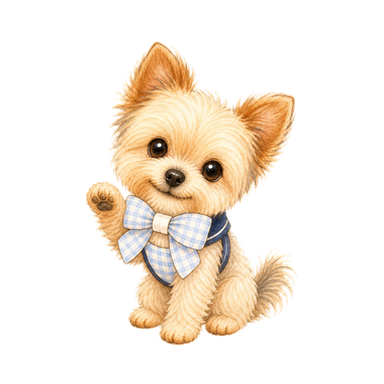
#> input picture pet_assets/my-pet/breakPrompt.png, 384 x 384 px
$ python build-motion-cycles.py walking ../pet_assets/my-pet/breakPrompt.png out.png
#> lines starting #> are read from the running program, lines starting #| are printed output that depends on the picture; after the words box and inside, x2 and y2 are one past the last pixel; in counts of white or black regions, pixels touching at a corner belong together
#!/usr/bin/env python3
"""Turn generated 3x2 pose sheets into aligned, transparent Domi APNG cycles."""

from __future__ import annotations

import argparse
from collections import deque
from pathlib import Path

import numpy as np
from PIL import Image


CANVAS_SIZE = 384
GRID_COLUMNS = 3
GRID_ROWS = 2


def clean_existing_alpha(image: Image.Image) -> Image.Image:
    rgba = np.asarray(image.convert("RGBA")).copy()
    source_alpha = rgba[:, :, 3].astype(np.float32)
    # ImageGen occasionally stores the transparent backdrop at alpha 0-4 and
    # the subject at 251-254. Expand those two clusters to a clean full range.
    rgba[:, :, 3] = np.clip((source_alpha - 12) * 1.2, 0, 255).astype(np.uint8)
    rgba[rgba[:, :, 3] == 0, :3] = 0
    return Image.fromarray(rgba, "RGBA")


# [41 lines left out: functions connected_checkerboard_mask, remove_checkerboard, not called in this run]


def clean_sheet(image: Image.Image) -> Image.Image:
    if image.mode == "RGBA" and image.getchannel("A").getextrema()[0] < 16:
        return clean_existing_alpha(image)
    return remove_checkerboard(image)


def extract_cells(sheet: Image.Image) -> list[Image.Image]:
    cell_width = sheet.width // GRID_COLUMNS
    cell_height = sheet.height // GRID_ROWS
    cells: list[Image.Image] = []
    for row in range(GRID_ROWS):
        for column in range(GRID_COLUMNS):
            cell = sheet.crop(
                (
                    column * cell_width,
                    row * cell_height,
                    (column + 1) * cell_width,
                    (row + 1) * cell_height,
                )
            )
            bbox = cell.getchannel("A").getbbox()
            if bbox is None:
                raise ValueError(f"empty sprite cell at row {row + 1}, column {column + 1}")
            cells.append(cell.crop(bbox))
    return cells


def aligned_frames(cells: list[Image.Image], mode: str) -> list[Image.Image]:
    maximum_width = max(cell.width for cell in cells)
    maximum_height = max(cell.height for cell in cells)
    target_width = 334 if mode == "walking" else 344
    target_height = 300
    scale = min(target_width / maximum_width, target_height / maximum_height)
    baselines = (
        [346, 341, 335, 346, 341, 348]
        if mode == "walking"
        else [348, 329, 304, 292, 317, 345]
    )
    frames: list[Image.Image] = []
    for cell, baseline in zip(cells, baselines, strict=True):
        resized = cell.resize(
            (max(1, round(cell.width * scale)), max(1, round(cell.height * scale))),
            Image.Resampling.LANCZOS,
        )
        frame = Image.new("RGBA", (CANVAS_SIZE, CANVAS_SIZE), (0, 0, 0, 0))
        x = round((CANVAS_SIZE - resized.width) / 2)
        y = round(baseline - resized.height)
        frame.alpha_composite(resized, (x, y))
        frames.append(frame)
    return frames


def save_cycle(frames: list[Image.Image], output: Path, mode: str) -> None:
    duration = 92 if mode == "walking" else 68
    output.parent.mkdir(parents=True, exist_ok=True)
    frames[0].save(
        output,
        format="PNG",
        save_all=True,
        append_images=frames[1:],
        duration=duration,
        loop=0,
        disposal=1,
        blend=0,
        optimize=False,
    )


def main() -> None:
    parser = argparse.ArgumentParser()
    parser.add_argument("mode", choices=("walking", "running"))
    parser.add_argument("source", type=Path)
    parser.add_argument("output", type=Path)
    parser.add_argument("--frames-dir", type=Path)
    parser.add_argument("--clean-sheet", type=Path)
    args = parser.parse_args()

    sheet = clean_sheet(Image.open(args.source))
#> in clean_existing_alpha, rgba is the input picture: shape (384, 384, 4); mean R, G, B, A 64.1, 54.4, 42.9, 66.9
#> in clean_existing_alpha, `source_alpha = rgba[:, :, 3].astype(np.float32)`:
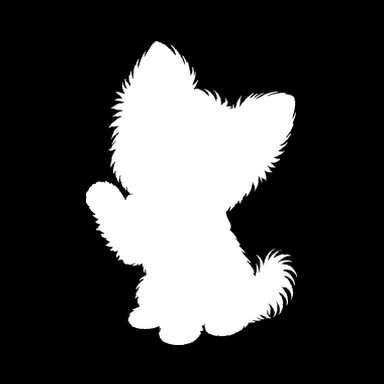
#> source_alpha: shape (384, 384) float32; min 0, max 255, mean 66.9
#> in clean_existing_alpha, `rgba[:, :, 3] = np.clip((source_alpha - 12) * 1.2, 0, 255).astype(np.u..`: rgba: shape (384, 384, 4); 4.13% of pixels changed, all inside (x1, y1, x2, y2) = (86, 41, 297, 345)
#> in clean_existing_alpha, `rgba[rgba[:, :, 3] == 0, :3] = 0`: rgba: shape (384, 384, 4); mean R, G, B, A 61.3, 51.9, 40.6, 67.1
    if args.clean_sheet:
        args.clean_sheet.parent.mkdir(parents=True, exist_ok=True)
        sheet.save(args.clean_sheet)

    frames = aligned_frames(extract_cells(sheet), args.mode)
#> after the loop in extract_cells, `for row in range(GRID_ROWS):`:
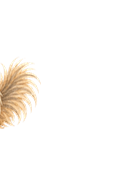
#> cell: PIL image 128x192 RGBA; mean R, G, B, A 18.8, 16.3, 13.3, 18.4; transparent parts drawn white
#> after the loop in extract_cells, `for row in range(GRID_ROWS):`: cells = 6 items
#> in aligned_frames, `maximum_width = max(cell.width for cell in cells)`: maximum_width = 128
#> in aligned_frames, `maximum_height = max(cell.height for cell in cells)`: maximum_height = 153
#> in aligned_frames, `scale = min(target_width / maximum_width, target_height / maximum_heig..`: scale = 1.96
#> the loop in aligned_frames, `for cell, baseline in zip(cells, baselines, strict=True):` made 6 passes
#> (baseline, x, y) on passes 1 to 6: (346, 152, 122), (341, 66, 45), (335, 153, 139), (346, 151, 93), (341, 66, 41), (348, 152, 203)
#> pass 1, in aligned_frames, `resized = cell.resize( (max(1, round(cell.width * scale)), max(1, roun..`:
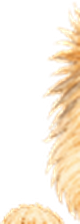
#> resized: PIL image 80x224 RGBA; mean R, G, B, A 100.5, 88.6, 72.2, 82.5; transparent parts drawn white
#> pass 3, in aligned_frames, `resized = cell.resize( (max(1, round(cell.width * scale)), max(1, roun..`:
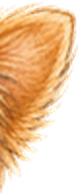
#> resized: PIL image 78x196 RGBA; mean R, G, B, A 163.3, 123.6, 83, 159.3; transparent parts drawn white
#> after the loop in aligned_frames, `for cell, baseline in zip(cells, baselines, strict=True):`:
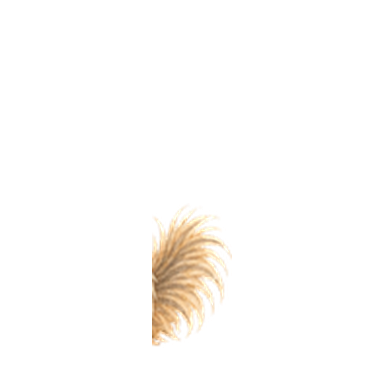
#> frame: PIL image 384x384 RGBA; mean R, G, B, A 13.5, 11.8, 9.7, 11.7; transparent parts drawn white
#> after the loop in aligned_frames, `for cell, baseline in zip(cells, baselines, strict=True):`:
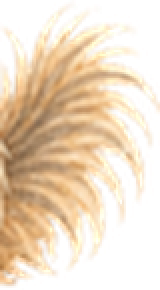
#> resized: PIL image 80x145 RGBA (shown 2 times larger); mean R, G, B, A 171.4, 149.7, 123.8, 149.3; transparent parts drawn white
#> after the loop in aligned_frames, `for cell, baseline in zip(cells, baselines, strict=True):`: frames = 6 items
#> frames = 6 items
    if args.frames_dir:
        args.frames_dir.mkdir(parents=True, exist_ok=True)
        for index, frame in enumerate(frames, start=1):
            frame.save(args.frames_dir / f"frame-{index:02d}.png")
    save_cycle(frames, args.output, args.mode)
#> in save_cycle, `frames[0].save( output, format="PNG", save_all=True, append_images=fra..`:
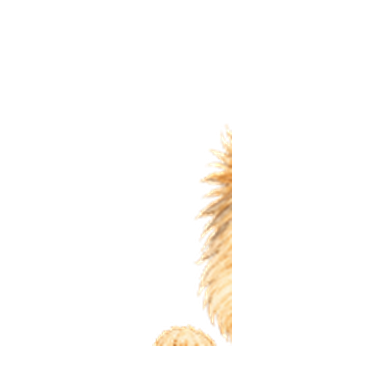
#> saved as out.png: PIL image 384x384 RGBA; mean R, G, B, A 12.2, 10.8, 8.8, 10; transparent parts drawn white


if __name__ == "__main__":
    main()

$ run again, on pet_assets/my-pet/hydrationPrompt.png
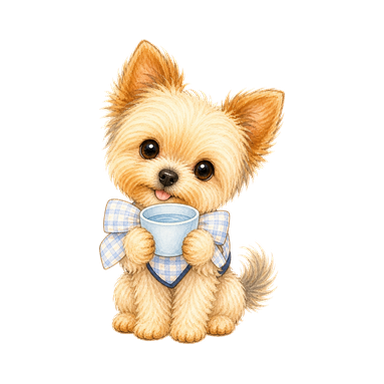
#> input picture pet_assets/my-pet/hydrationPrompt.png, 384 x 384 px
#> in clean_existing_alpha, rgba is the input picture: shape (384, 384, 4); mean R, G, B, A 63.7, 54.4, 41.9, 66.9
#> after the loop in extract_cells, `for row in range(GRID_ROWS):`:
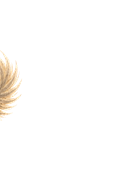
#> cell: PIL image 128x192 RGBA; mean R, G, B, A 9.2, 8.2, 6.8, 8.7; transparent parts drawn white
#> after the loop in extract_cells, `for row in range(GRID_ROWS):`: cells = 6 items
#> maximum_width = 128
#> maximum_height = 153
#> scale = 1.96
#> the loop in aligned_frames, `for cell, baseline in zip(cells, baselines, strict=True):` made 6 passes
#> (baseline, x, y) on passes 1 to 6: (346, 164, 79), (341, 66, 41), (335, 164, 157), (346, 164, 66), (341, 66, 43), (348, 170, 209)
#> after the loop in aligned_frames, `for cell, baseline in zip(cells, baselines, strict=True):`: frames = 6 items
#> in save_cycle, `frames[0].save( output, format="PNG", save_all=True, append_images=fra..`:
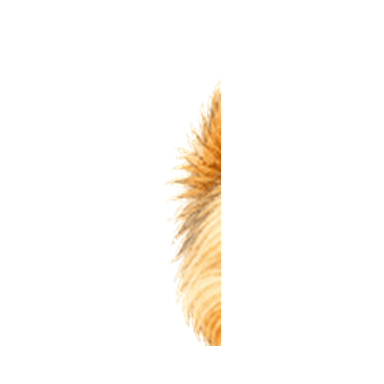
#> saved as out.png: PIL image 384x384 RGBA; mean R, G, B, A 17.7, 14.9, 11, 16.1; transparent parts drawn white
